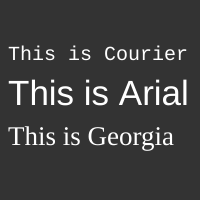
Frame 1 (no input)
Frame 60 (no input): identical to frame 1, image omitted
Frame 120 (the mouse pressed at the canvas centre since frame 60): identical to frame 1, image omitted

The p5.js sketch that drew this single still picture (run headless with seeded random() and noise() and a simulated clock; from frame 60 on, the mouse is pressed at the canvas centre):

// p5.js sketch
// ── sketch.js
function setup(){
  createCanvas(200, 200);
}

function draw(){
  background(51);
  fill(255);
  textFont("Courier", 20);
  text("This is Courier", 8, 60);
  textFont("Arial", 35);
  text("This is Arial", 8, 105);  
  textFont("Georgia", 27);
  text("This is Georgia", 8, 145);
}
